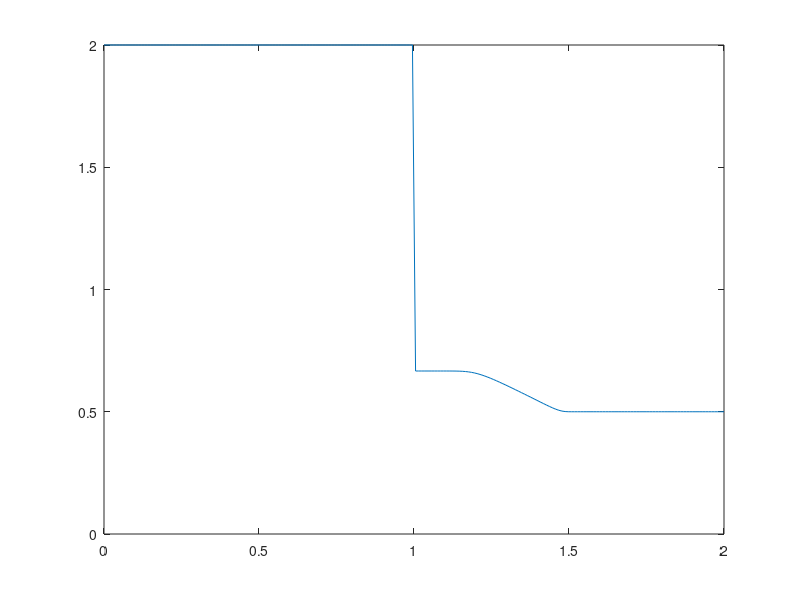

This chart was generated by the following MATLAB code:
#w_t + f(w)_x = 0, 0<t<=0.25, 0<x<2
#1. f(w) = (w^2)/2 --> w(x,0) = { 2, if x<=1
#                              ={ 0.5 if X > 1
#2. f(w) = (w^2)/(w^2+0.5*(1-w)^2) --> w(x,0) = {0.5 if x<=1
#                                             = {2 if x>1
clc; clear
K = 2;
x_min = 0;
x_max = 2;
h = 1e-2;
Nh = (x_max - x_min)/h;
x = linspace(x_min,x_max,Nh);

t_min = 0;
t_max = 0.25;

f1 = @(w) (w^2)/2;
f2 = @(w) (w^2)/((w^2)+0.5*((1-w)^2));
u1_0 = zeros(1,Nh);
for i = 1:Nh
  if(x(i)>1)
    u1_0(i) = 0.5;
    u2_0(i) = 2;
  elseif(x(i)<=1)
    u1_0(i) = 2;
    u2_0(i) = 0.5;
   endif
endfor
#replace with element wise

##function FG = calcGodunovF(u,v)
##  if (u <= v)
##    FG = min(((u^2)/2.0),((v^2)/2.0));
##  else 
##    FG = max(((u^2)/2.0),((v^2)/2.0));
##  endif
##  
## endfunction
function FG = calcGodunovF(u,v)
  if (u <= v)
    FG = min(((u^2)/((u^2)+0.5*((1-u)^2))),((v^2)/((v^2)+0.5*((1-v)^2))));
  else 
    FG = max(((u^2)/((u^2)+0.5*((1-u)^2))),((v^2)/((v^2)+0.5*((1-v)^2))));
  endif
  
 endfunction
#
dt = h/2;
t_0 = 0;
t_n = t_0;
u = zeros(1,Nh);
while(t_n<=t_max)
  #dt = returnDt(u,h,Nh);
  t_n=t_n+dt;
  for i = 2:Nh-1
    u(i) = u1_0(i) - (dt/h)*(calcGodunovF(u1_0(i),u1_0(i+1))-calcGodunovF(u1_0(i-1),u1_0(i)));
  endfor
  u(1) = u(2);
  u(Nh) = u(Nh-1);
  u1_0 = u;
  plot(x,u);
  pause(0.1);
endwhile
